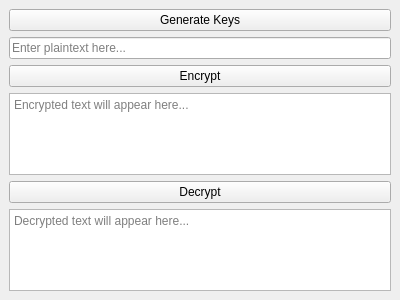
<?xml version="1.0" encoding="UTF-8"?>
<ui version="4.0">
 <class>MainWindow</class>
 <widget class="QMainWindow" name="MainWindow">
  <property name="geometry">
   <rect>
    <x>0</x>
    <y>0</y>
    <width>400</width>
    <height>300</height>
   </rect>
  </property>
  <property name="windowTitle">
   <string>RSA Encryption &amp; Decryption</string>
  </property>
  <widget class="QWidget" name="centralWidget">
   <layout class="QVBoxLayout" name="verticalLayout">
    <item>
     <widget class="QPushButton" name="generateKeysButton">
      <property name="text">
       <string>Generate Keys</string>
      </property>
     </widget>
    </item>
    <item>
     <widget class="QLineEdit" name="plaintextEdit">
      <property name="placeholderText">
       <string>Enter plaintext here...</string>
      </property>
     </widget>
    </item>
    <item>
     <widget class="QPushButton" name="encryptButton">
      <property name="text">
       <string>Encrypt</string>
      </property>
     </widget>
    </item>
    <item>
     <widget class="QTextEdit" name="ciphertextEdit">
      <property name="placeholderText">
       <string>Encrypted text will appear here...</string>
      </property>
     </widget>
    </item>
    <item>
     <widget class="QPushButton" name="decryptButton">
      <property name="text">
       <string>Decrypt</string>
      </property>
     </widget>
    </item>
    <item>
     <widget class="QTextEdit" name="recoveredTextEdit">
      <property name="placeholderText">
       <string>Decrypted text will appear here...</string>
      </property>
     </widget>
    </item>
   </layout>
  </widget>
 </widget>
 <resources/>
 <connections/>
</ui>
